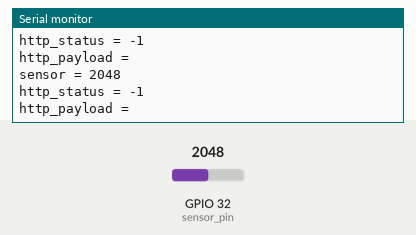
Simulated run of this sketch. Board: ESP32. On the bench: the last lines printed to the serial monitor. Inputs (shaded band) come from the test bench; at power-on: GPIO 32 (sensor_pin) = 2048. WiFi joins after 1.5 s; servers stay silent unless stated.

Above: at 1.2 s.
1.3 s: GPIO 32 (sensor_pin) set to 2866
At 1.36 s:
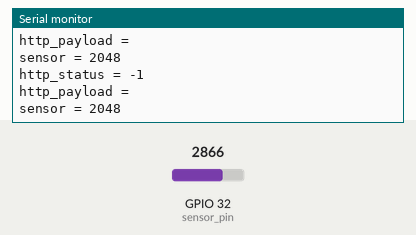
2.8 s: GPIO 32 (sensor_pin) set to 3603
At 2.96 s:
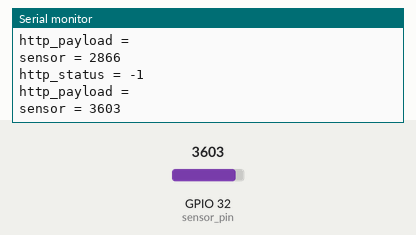
Timing chart, 0 to 5.8 s (numbered marks = the images above; inputs shaded):
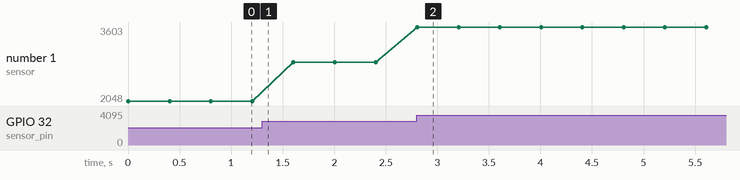

Measured:
- after the input at 2.8 s, the serial monitor: prints a new line at once (image 2)
- plotted number 1: 2048 → 2866 after the input at 1.3 s, 2866 → 3603 after the input at 2.8 s

The sketch:

main.ino
```cpp
/**
 * @file main.ino
 * 第2回bitAHackathon,チームShilly Shallyのハードウェアプログラム
 * @brief センサー値の変動を感知し、APIを叩くプログラム
 * @author Keisuke Ikeda
 * @date 2021.10.31
 */
#include <WiFi.h>
#include <HTTPClient.h>

//! 感圧センサーのピン番号
const int sensor_pin = 32;

//! 感圧センサーの値を読み取る閾値
const int threshold = 1000;

//! WiFiのSSID
const char* ssid = "*****";

//! WiFiのパスワード
const char* password =  "*****";

//! APIのエンドポイント
const String endpoint = "https://*****";

//! WiFiの接続状況の真偽値
const bool is_connected_wifi = WiFi.status() != WL_CONNECTED;

/**
 * @fn
 * セットアップ関数
 * @brief 起動時に実行される関数。各種設定を行う。
 */
void setup()
{
  pinMode(sensor_pin, INPUT);
  Serial.begin(115200);
  WiFi.begin(ssid, password);

  while (!is_connected_wifi)
  {
    delay(1000);
    Serial.println("Connecting to WiFi..");
  }

  Serial.println("Connected to the WiFi network");
}


/**
 * @fn
 * ループ関数
 * @brief 常時実行される関数。
 */
void loop() {
  int sensor_value = analogRead(sensor_pin);

  if (is_connected_wifi)
  {
    HTTPClient http;
    http.begin(endpoint);
    debug_sensor(sensor_value);

    if (sensor_value >= threshold)
    {
      int http_status = http.GET();
      debug_http_status(http_status);

      String http_payload = http.getString();
      debug_http_payload(http_status, http_payload);
    }

    http.end();
  }

  delay(200);
}
```

debug.ino
```cpp
/**
 * @file debug.ino
 * 第2回bitAHackathon,チームShilly Shallyのハードウェアプログラム
 * @brief デバッグに必要な関数を集めたファイル
 * @author Keisuke Ikeda
 * @date 2021.10.31
 */
#include <WiFi.h>

/**
 * @fn
 * httpリクエストの有無を判別する関数
 * @brief httpリクエストの有無を判別し、真偽値を返す関数
 * @param {http_status} httpのステータスコード
 * @return httpリクエストの有無を判別した真偽値
 */
bool has_request(bool http_status)
{
  return http_status > 0;
}


/**
 * @fn
 * センサーのデバッグ関数
 * @brief センサーの取得した値をシリアルモニタに表示する関数
 * @param {sensor_value} センサーの取得した値
 */
void debug_sensor(int sensor_value)
{
  Serial.print("sensor = ");
  Serial.println(sensor_value);
}


/**
 * @fn
 * httpのステータスコードのデバッグ関数
 * @brief httpのステータスコードをシリアルモニタに表示する関数
 * @param {http_status} httpのステータスコード
 */
void debug_http_status(int http_status)
{
  if (has_request(http_status))
  {
    Serial.print("http_status = ");
    Serial.println(http_status);
  }
  else
  {
    Serial.println("Error on HTTP request.");
  }
}

/**
 * @fn
 * httpのペイロードのデバッグ関数
 * @brief httpのペイロードをシリアルモニタに表示する関数
 * @param {http_status} httpのステータスコード
 * @param {http_payload}  httpのペイロード
 */
void debug_http_payload(int http_status, String http_payload)
{
  if (has_request(http_status))
  {
    Serial.print("http_payload = ");
    Serial.println(http_payload);
  }
  else
  {
    Serial.println("Not Found HTTP payload.");
  }
}
```
